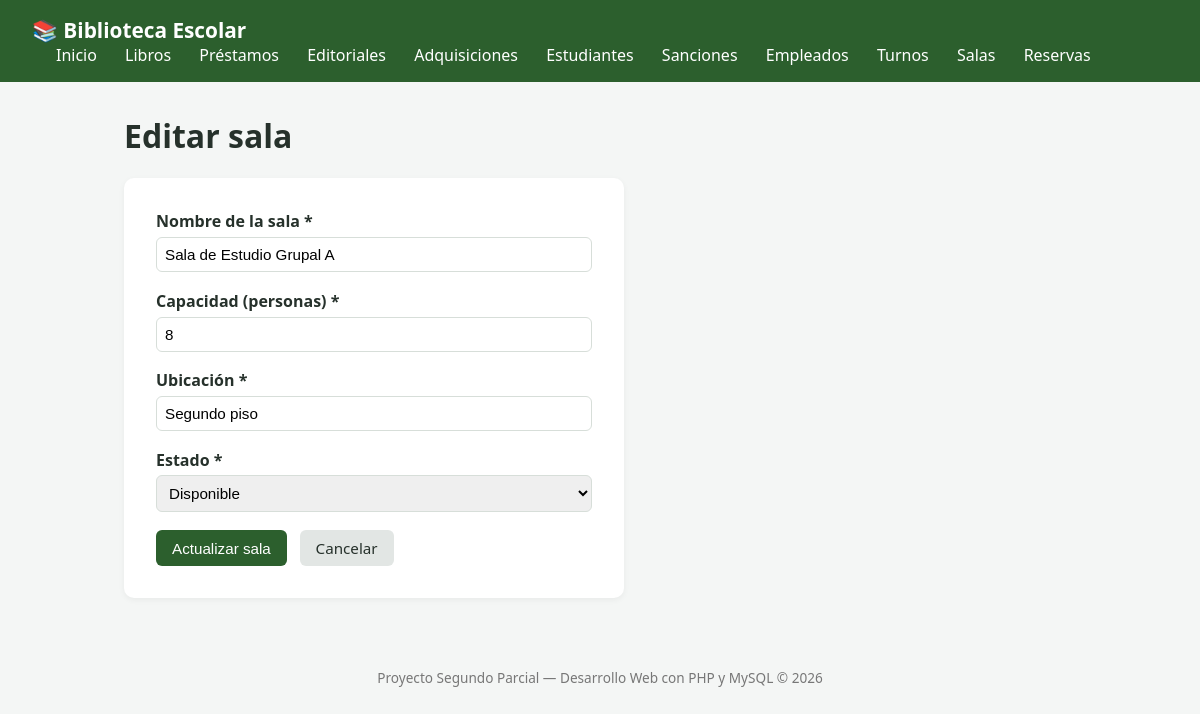
Screenshot of /index.php?route=salas/edit&id=2 with the database file from the repository.
### tables this page shows
CREATE TABLE IF NOT EXISTS salas (
    id INT AUTO_INCREMENT PRIMARY KEY,
    nombre VARCHAR(100) NOT NULL UNIQUE,
    capacidad INT NOT NULL,
    ubicacion VARCHAR(120) NOT NULL,
    estado ENUM('disponible', 'mantenimiento') NOT NULL DEFAULT 'disponible',
    creado_en TIMESTAMP DEFAULT CURRENT_TIMESTAMP
);

### app/controllers/salaController.php (called while the page is built, shortened)
<?php
require_once __DIR__ . '/../models/sala.php';
class SalaController
{
    public function editar(int $id): void
    {
        $datos = $this->buscarPorId($id);
        require __DIR__ . '/../views/salas/edit.php';
    }
    private function buscarPorId(int $id): ?array
    {
        $resultados = sala::busqueda($id, '', '');
        foreach ($resultados as $fila) {
            if ((int) $fila['id'] === $id) {
                return $fila;
            }
        }
        return null;
    }
}

### app/models/sala.php (called while the page is built, shortened)
<?php
class sala{
    public static function busqueda($id, $nombre, $ubicacion)
    {
        $conn = Conexion::conectar();
        $bd_id = (int)$id;
        $bd_nombre = $conn->real_escape_string($nombre);
        $bd_ubicacion = $conn->real_escape_string($ubicacion);
        $sql = "SELECT id, nombre, capacidad, ubicacion, estado
                FROM salas
                WHERE id = '$bd_id' OR nombre = '$bd_nombre' OR ubicacion = '$bd_ubicacion'
                LIMIT 5";
        $res = $conn->query($sql);
        $salas = [];
        while ($fila = $res->fetch_assoc()) {
            $salas[] = $fila;
        }
        return $salas;
    }
}
?>

### app/views/salas/edit.php (the view, shortened to what this page needs)
<?php require __DIR__ . '/../header.php'; ?>
<h1>Editar sala</h1>
<form action="index.php?route=salas/update&id=<?= $datos['id'] ?>" method="POST" class="formulario" novalidate id="form-sala">
    <div class="campo">
        <label for="nombre">Nombre de la sala *</label>
        <input type="text" id="nombre" name="nombre" required maxlength="100"
               value="<?= htmlspecialchars($datos['nombre'] ?? '') ?>">
    </div>
    <div class="campo">
        <label for="capacidad">Capacidad (personas) *</label>
        <input type="number" id="capacidad" name="capacidad" required min="1"
               value="<?= htmlspecialchars($datos['capacidad'] ?? '') ?>">
    </div>
    <div class="campo">
        <label for="ubicacion">Ubicación *</label>
        <input type="text" id="ubicacion" name="ubicacion" required maxlength="120"
               value="<?= htmlspecialchars($datos['ubicacion'] ?? '') ?>">
    </div>
    <div class="campo">
        <label for="estado">Estado *</label>
        <select id="estado" name="estado" required>
                <option value="disponible" <?= (($datos['estado'] ?? '') === 'disponible') ? 'selected' : '' ?>>Disponible</option>
        </select>
    </div>
    <div class="acciones-form">
        <button type="submit" class="btn btn-primary">Actualizar sala</button>
        <a href="index.php?route=salas" class="btn">Cancelar</a>
    </div>
</form>
<?php require __DIR__ . '/../footer.php'; ?>

### public/css/style.css (style rules this page uses)
:root { --color-primario: #2c5f2d; --color-primario-oscuro: #1e4220; --color-fondo: #f4f6f5; --color-texto: #26312b; --color-borde: #d7ded9; --color-error: #c0392b; --color-exito: #27924b; --color-advertencia: #b8860b; }
* { box-sizing: border-box; }
body { margin: 0; font-family: 'Segoe UI', Arial, sans-serif; background-color: var(--color-fondo); color: var(--color-texto); }
.btn { display: inline-block; padding: 0.5rem 1rem; border-radius: 6px; text-decoration: none; background: #e2e6e4; color: var(--color-texto); border: none; cursor: pointer; font-size: 0.95rem; }
.btn-primary { background-color: var(--color-primario); color: white; }
.formulario { background: white; padding: 2rem; border-radius: 10px; max-width: 500px; box-shadow: 0 2px 6px rgba(0,0,0,0.05); }
.campo { margin-bottom: 1.1rem; display: flex; flex-direction: column; }
.campo label { font-weight: 600; margin-bottom: 0.3rem; }
.campo input, .campo select { padding: 0.5rem; border: 1px solid var(--color-borde); border-radius: 6px; font-size: 0.95rem; }
.acciones-form { display: flex; gap: 0.8rem; margin-top: 1rem; }

### rows the page displays
salas: nombre "Sala de Estudio Grupal A", capacidad "8", ubicacion "Segundo piso", estado "Disponible"
